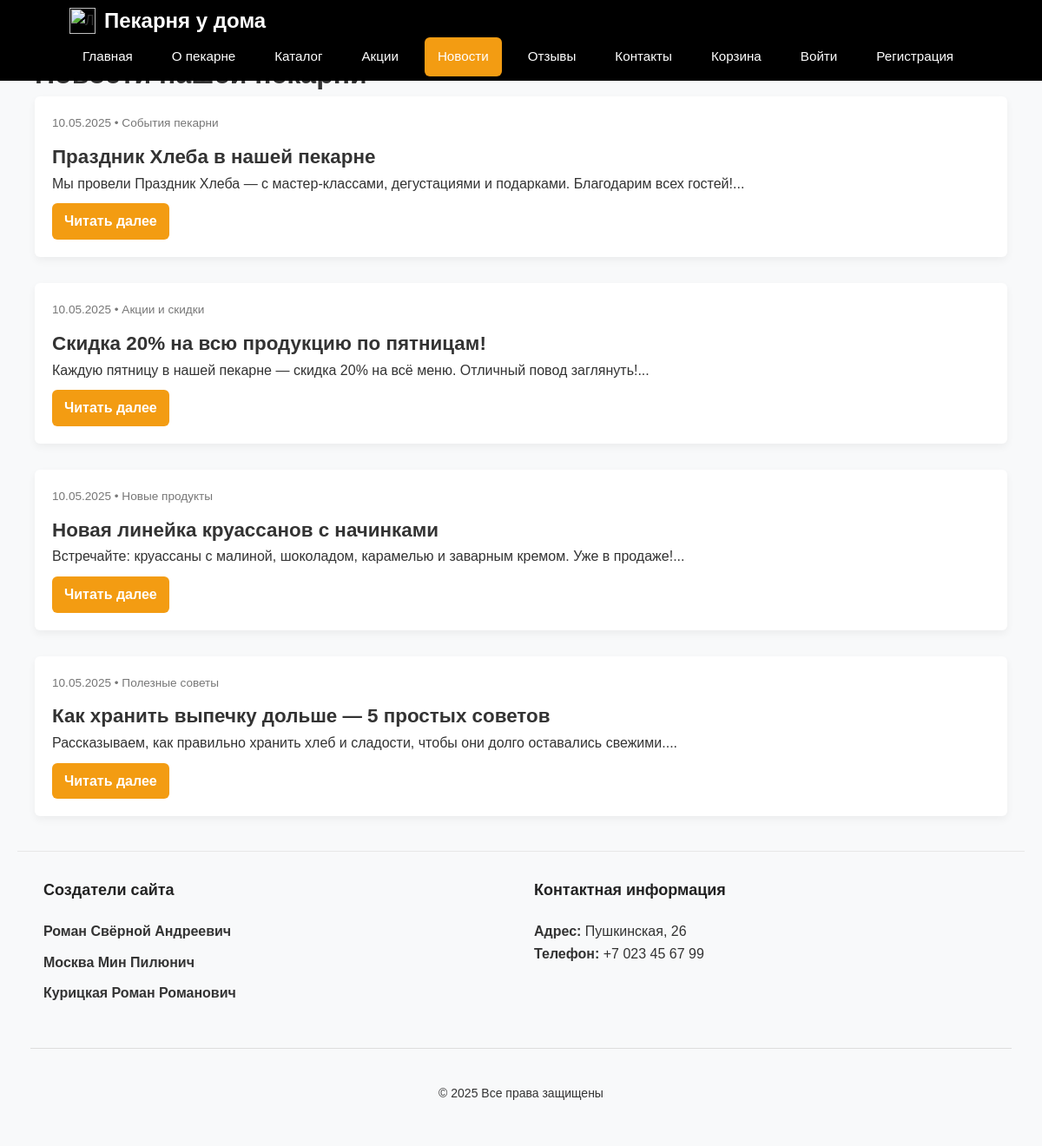
Page /news.php on the committed database.
### tables this page shows
CREATE TABLE `news` (
  `id` int(11) NOT NULL,
  `category_id` int(11) NOT NULL,
  `title` varchar(255) NOT NULL,
  `slug` varchar(255) NOT NULL,
  `content` text NOT NULL,
  `image` varchar(255) DEFAULT NULL,
  `published_at` timestamp NOT NULL DEFAULT current_timestamp(),
  `is_active` tinyint(1) DEFAULT 1
);

CREATE TABLE `news_categories` (
  `id` int(11) NOT NULL,
  `name` varchar(255) NOT NULL,
  `slug` varchar(255) NOT NULL,
  `description` text DEFAULT NULL,
  `created_at` timestamp NOT NULL DEFAULT current_timestamp()
);

### news.php (the view, shortened to what this page needs)
<?php
require_once 'connect.php';
$result = $connect->query("
    SELECT n.id, n.title, n.slug, n.content, n.image, n.published_at, nc.name AS category_name
    FROM news n
    JOIN news_categories nc ON n.category_id = nc.id
    WHERE n.is_active = 1
    ORDER BY n.published_at DESC
");
$newsItems = $result->fetch_all(MYSQLI_ASSOC);
?>
<?php
require_once("header.php")
?>
<!DOCTYPE html>
<html lang="ru">
<head>
    <link rel="stylesheet" href="style.css">
</head>
<body>
    <div class="news-container">
        <h1>Новости нашей пекарни</h1>
        <?php foreach ($newsItems as $news): ?>
            <div class="news-card" id="news-<?= $news['id'] ?>">
                <div class="news-content">
                    <div class="news-meta">
                        <?= date('d.m.Y', strtotime($news['published_at'])) ?> • <?= htmlspecialchars($news['category_name']) ?>
                    </div>
                    <h2 class="news-title"><?= htmlspecialchars($news['title']) ?></h2>
                    <p><?= mb_substr(strip_tags($news['content']), 0, 120) ?>...</p>
                    <a class="read-more" href="news_detail.php?id=<?= $news['id'] ?>">Читать далее</a>
                </div>
            </div>
        <?php endforeach; ?>
    </div>
</body>
</html>
<?php require_once ("footer.php") ?>

### style.css (style rules this page uses)
:root { --primary-color: #e67e22; --secondary-color: #d35400; --light-bg: #fff9f0; --dark-text: #333; --light-text: #777; --quote-bg: #fdebd0; --white: #fff; --black: #000; --error-color: #e74c3c; --success-color: #27ae60; --info-color: #3498db; --border-radius: 4px; --box-shadow: 0 4px 10px rgba(0,0,0,0.05); --transition: all 0.3s ease; }
* { margin: 0; padding: 0; box-sizing: border-box; }
body { font-family: 'Roboto', 'Arial', sans-serif; line-height: 1.6; color: var(--dark-text); background-color: var(--light-bg); padding-top: 80px; }
.news-container { max-width: 1200px; margin: 40px auto; padding: 0 20px; }
.news-card { display: flex; gap: 20px; margin-bottom: 30px; background: var(--white); border-radius: var(--border-radius); box-shadow: var(--box-shadow); overflow: hidden; }
.news-content { padding: 20px; flex: 1; }
.news-title { margin-top: 0; font-size: 1.4rem; }
.news-meta { font-size: 0.85rem; color: var(--light-text); margin-bottom: 10px; }
.read-more { display: inline-block; margin-top: 10px; padding: 8px 14px; background: var(--primary-color); color: var(--white); border-radius: var(--border-radius); text-decoration: none; font-weight: bold; transition: var(--transition); }
:root { --primary-color: #f39c12; --success-color: #27ae60; --error-color: #e74c3c; --white: #ffffff; --light-bg: #fefcf9; --gray-border: #ddd; --border-radius: 6px; --transition: 0.3s ease; }
body { font-family: Arial, sans-serif; background-color: #f8f9fa; margin: 0; padding: 20px; }

### rows in the picture
news: published_at "10.05.2025", category.name "События пекарни", title "Праздник Хлеба в нашей пекарне", content "Мы провели Праздник Хлеба — с мастер-классами, дегустациями и подарками. Благодарим всех гостей!"
news: published_at "10.05.2025", category.name "Акции и скидки", title "Скидка 20% на всю продукцию по пятницам!", content "Каждую пятницу в нашей пекарне — скидка 20% на всё меню. Отличный повод заглянуть!"
news: published_at "10.05.2025", category.name "Новые продукты", title "Новая линейка круассанов с начинками", content "Встречайте: круассаны с малиной, шоколадом, карамелью и заварным кремом. Уже в продаже!"
news: published_at "10.05.2025", category.name "Полезные советы", title "Как хранить выпечку дольше — 5 простых советов", content "Рассказываем, как правильно хранить хлеб и сладости, чтобы они долго оставались свежими."
